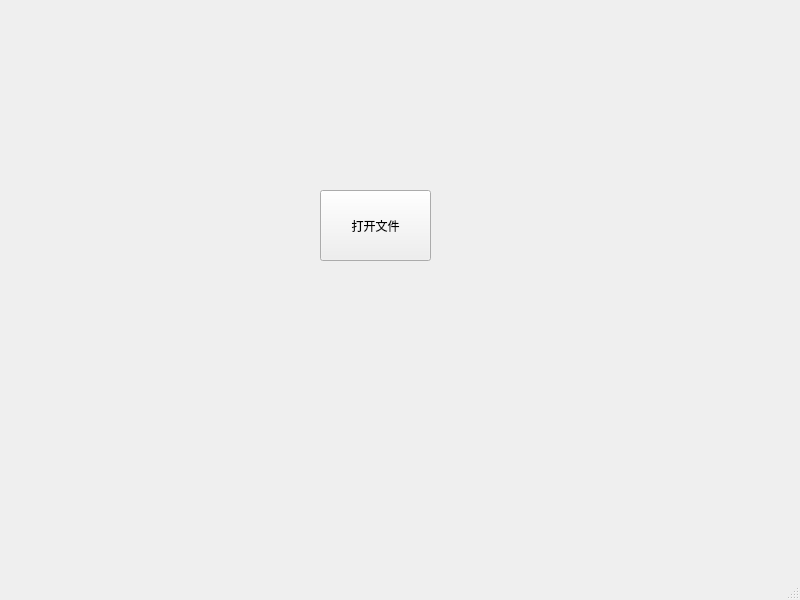
<?xml version="1.0" encoding="UTF-8"?>
<ui version="4.0">
 <class>MainWindow</class>
 <widget class="QMainWindow" name="MainWindow">
  <property name="geometry">
   <rect>
    <x>0</x>
    <y>0</y>
    <width>800</width>
    <height>600</height>
   </rect>
  </property>
  <property name="minimumSize">
   <size>
    <width>800</width>
    <height>600</height>
   </size>
  </property>
  <property name="maximumSize">
   <size>
    <width>800</width>
    <height>600</height>
   </size>
  </property>
  <property name="windowTitle">
   <string>MainWindow</string>
  </property>
  <widget class="QWidget" name="centralwidget">
   <widget class="QPushButton" name="pushButton">
    <property name="geometry">
     <rect>
      <x>320</x>
      <y>190</y>
      <width>111</width>
      <height>71</height>
     </rect>
    </property>
    <property name="text">
     <string>打开文件</string>
    </property>
   </widget>
  </widget>
  <widget class="QMenuBar" name="menubar">
   <property name="geometry">
    <rect>
     <x>0</x>
     <y>0</y>
     <width>800</width>
     <height>23</height>
    </rect>
   </property>
  </widget>
  <widget class="QStatusBar" name="statusbar"/>
 </widget>
 <resources/>
 <connections/>
</ui>
